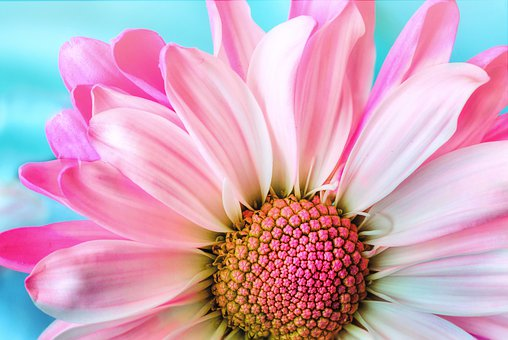
#> input picture UDM_OpenCV/images/flower1.jpg, 508 x 340 px
$ python s1l6_writeanimage.py
#> lines starting #> are read from the running program, lines starting #| are printed output that depends on the picture
#Read an image with all color
import numpy as np
import cv2
img1 = cv2.imread('images//flower1.jpg')
#> img1 is the input picture: shape (340, 508, 3); mean B, G, R 188.6, 167.3, 208.2
cv2.imwrite('images//flower1.png',img1)
img2 = cv2.imread('images//flower1.png',0)
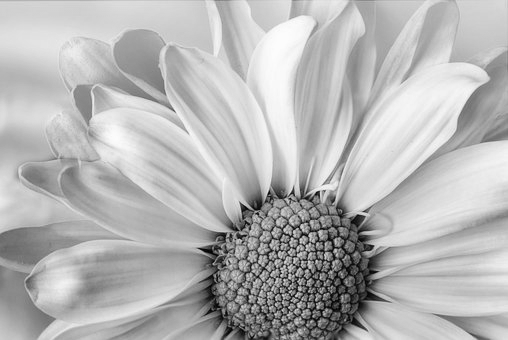
#> img2: shape (340, 508); min 2, max 253, mean 181.5
cv2.imshow('Original',img2)
cv2.waitKey(0)
cv2.destroyAllWindows()
